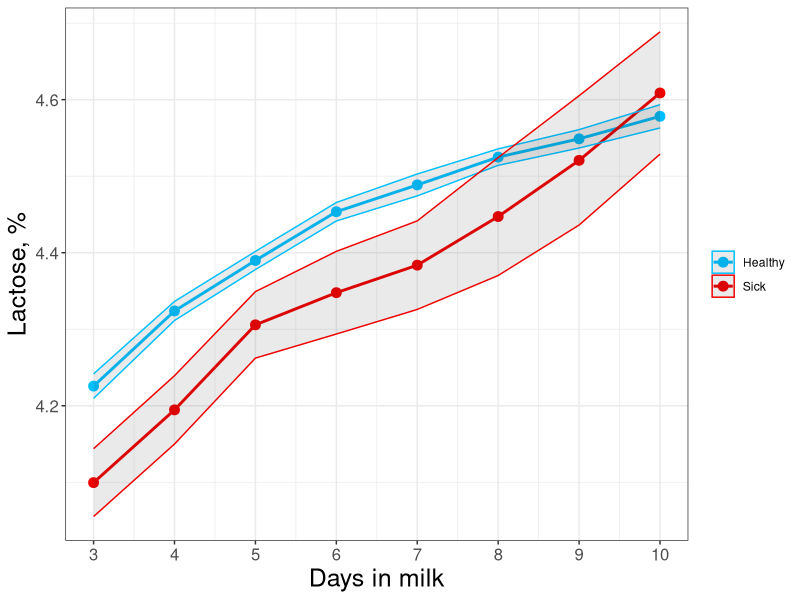
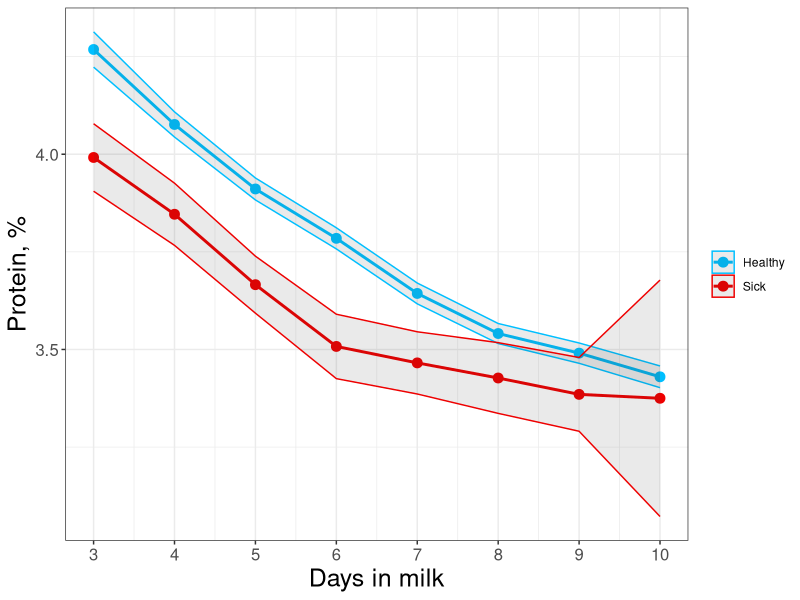
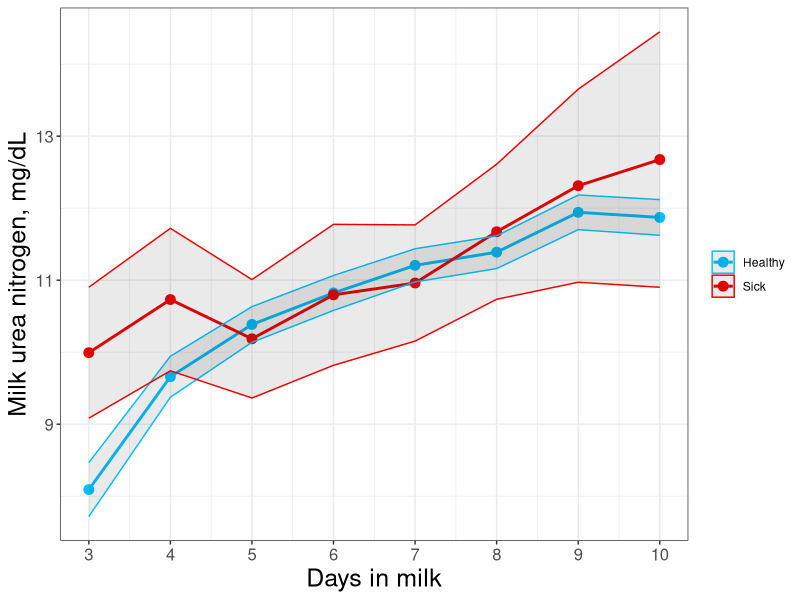
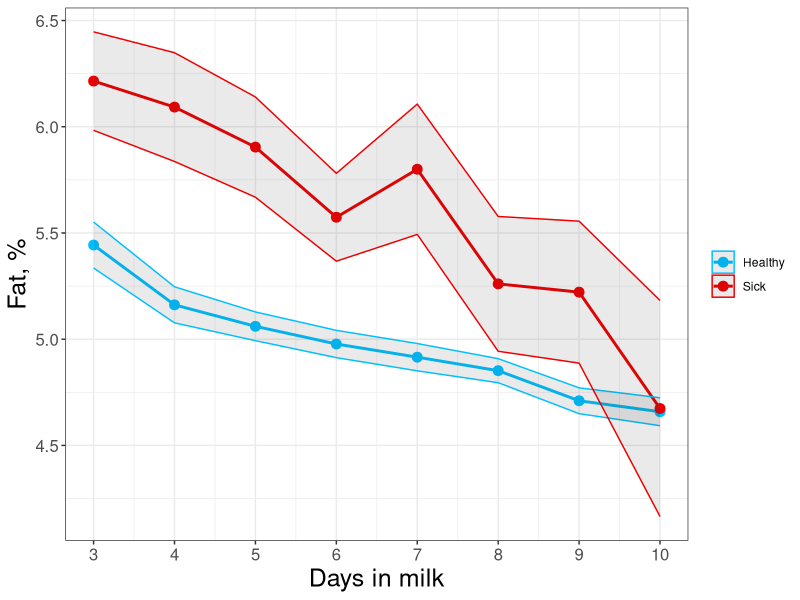
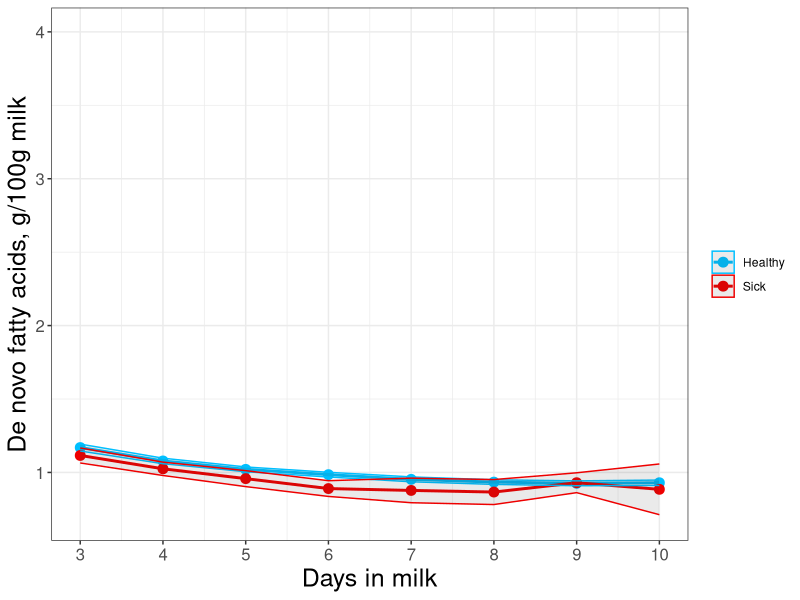
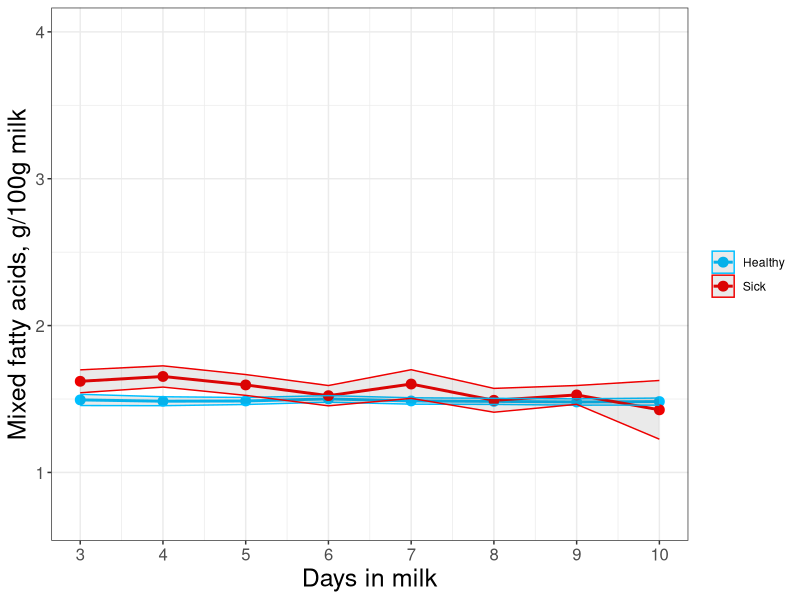
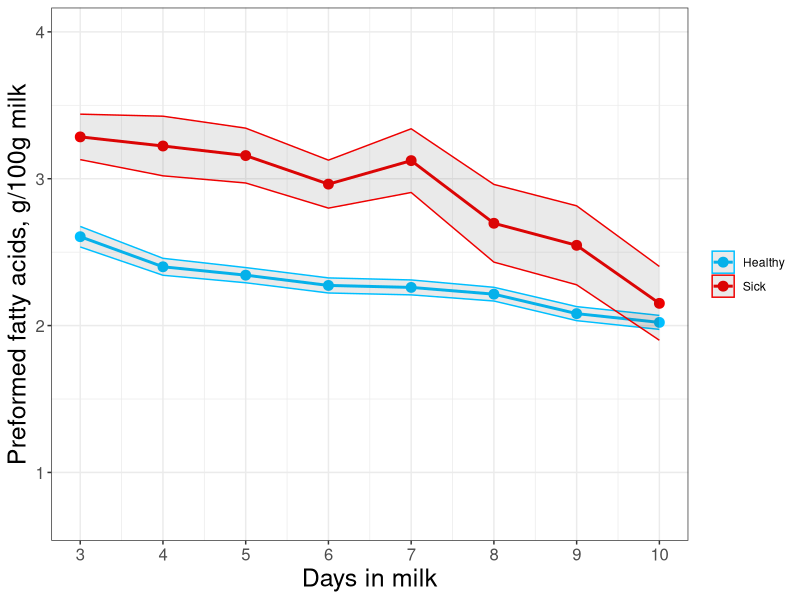
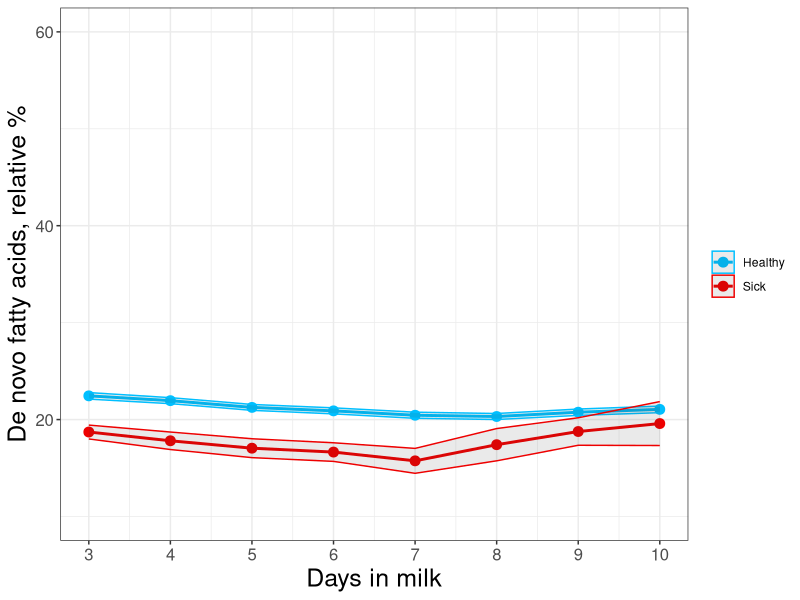

These charts were generated, in order, by the following R code:
## ---- chunk 1
knitr::opts_chunk$set(echo = TRUE)
## ---- chunk 2

library(tidyr)
library(dplyr)
library(ggplot2)
library(readr)

df <- read_csv("FINAL dataset.csv")


# Here, I filter the dataset to only include the relevant variables (cow ID, potential predictors, health events) and restrict the dataset to the timepoints 3-10 DIM. I also remove 7 jersey cows from the dataset.
df = df %>% 
  select(cow_id, dim, milkweightlbs, parity, dim_met, dim_da, dim_ket, dim_cull, dim_mast, lactose, protein, mun, fatb70a30, denovofa, mixedfa, preformedfa, dnrel, mixrel, pfrel, c160,
         c180, c181c9, acetone, nefaPREDICTED, bhbPREDICTED) %>% 
  filter(dim<=10 & dim>=3) %>% 
  filter(cow_id != 30351 & cow_id != 38267 & cow_id != 38469 & cow_id != 38836 & 
           cow_id != 60614 & cow_id != 60619 & cow_id != 60630)

# This creates binary variables for health outcomes. We only want to consider illness within the first 14 days because that is when most cows leave the pen of concern. A cow is therefore considered "sick" if it has metritis, ketosis, or DA.
df$metritis = 0; df$metritis[!is.na(df$dim_met) & df$dim_met <= 14] = 1
df$DA = 0; df$DA[!is.na(df$dim_da) & df$dim_da <= 14] = 1
df$ketosis = 0; df$ketosis[!is.na(df$dim_ket) & df$dim_ket <= 14] = 1
df$cull = 0; df$cull[!is.na(df$dim_cull)] = 1
df$mastitis = 0; df$mastitis[!is.na(df$dim_mast)] = 1
df$sick= 0; df$sick[df$metritis + df$DA + df$ketosis != 0] = 1
df$multiparous = 0; df$multiparous[df$parity>1] = 1
df$multiparous = as.factor(df$multiparous)


### Removes milk collections from dataset after they get sick (from ketosis, DA, metritis, or mastitis). We suspect that the milk composition will be disrupted, and we only are interested in predicting health outcomes from samples taken before they are diagnosed as sick. Mastitis is not a health outcome of concern for this study, but we highly suspect it will significantly impact milk composition.
df = df %>% 
  filter( (dim<=dim_ket | is.na(dim_ket)) &
            (dim<=dim_da | is.na(dim_da)) &
            (dim<=dim_met | is.na(dim_met)) &
            (dim<=dim_mast | is.na(dim_mast)) )


#
#
#
#

### End of initial data modification

## ---- chunk 3

df$sick = as.factor(df$sick)
levels(df$sick) = c("Healthy", "Sick")

# Lactose
dta = df %>% 
  group_by(dim, sick) %>% 
  summarise(se = sd(lactose) / sqrt(n()), lactose = mean(lactose))

ggplot(data = dta, aes(x = dim, y = lactose, color = sick, group = sick)) +
  geom_line(size = 1) +
  geom_point(size = 3) +
  geom_ribbon(aes(ymin = dta$lactose - 1.96*dta$se, ymax = dta$lactose + 1.96*dta$se), alpha = 0.1) +
  xlab("Days in milk") + ylab("Lactose, %") + labs(color=NULL) +
  scale_x_continuous(breaks = 3:10) +
  scale_color_manual(values=c("deepskyblue", "red2")) +
  theme_bw() +
  theme(axis.text = element_text(size = 12), 
        axis.title = element_text(size=18))

## ---- chunk 4


# Protein
dta = df %>% 
  group_by(dim, sick) %>% 
  summarise(se = sd(protein) / sqrt(n()), protein = mean(protein))

ggplot(data = dta, aes(x = dim, y = protein, color = sick, group = sick)) +
  geom_line(size = 1) +
  geom_point(size = 3) +
  geom_ribbon(aes(ymin = dta$protein - 1.96*dta$se, ymax = dta$protein + 1.96*dta$se), alpha = 0.1) +
  xlab("Days in milk") + ylab("Protein, %") + labs(color=NULL) +
  scale_x_continuous(breaks = 3:10) +
  scale_color_manual(values=c("deepskyblue", "red2")) +
  theme_bw() +
  theme(axis.text = element_text(size = 12), 
        axis.title = element_text(size=18))

## ---- chunk 5


# MUN
dta = df %>% 
  group_by(dim, sick) %>% 
  summarise(se = sd(mun) / sqrt(n()), mun = mean(mun))

ggplot(data = dta, aes(x = dim, y = mun, color = sick, group = sick)) +
  geom_line(size = 1) +
  geom_point(size = 3) +
  geom_ribbon(aes(ymin = dta$mun - 1.96*dta$se, ymax = dta$mun + 1.96*dta$se), alpha = 0.1) +
  xlab("Days in milk") + ylab("Milk urea nitrogen, mg/dL") + labs(color=NULL) +
  scale_x_continuous(breaks = 3:10) +
  scale_color_manual(values=c("deepskyblue", "red2")) +
  theme_bw() +
  theme(axis.text = element_text(size = 12), 
        axis.title = element_text(size=18))

## ---- chunk 6

# Fat
dta = df %>% 
  group_by(dim, sick) %>% 
  summarise(se = sd(fatb70a30) / sqrt(n()), fatb70a30 = mean(fatb70a30))

ggplot(data = dta, aes(x = dim, y = fatb70a30, color = sick, group = sick)) +
  geom_line(size = 1) +
  geom_point(size = 3) +
  geom_ribbon(aes(ymin = dta$fatb70a30 - 1.96*dta$se, ymax = dta$fatb70a30 + 1.96*dta$se), alpha = 0.1) +
  xlab("Days in milk") + ylab("Fat, %") + labs(color=NULL) +
  scale_x_continuous(breaks = 3:10) +
  scale_color_manual(values=c("deepskyblue", "red2")) +
  theme_bw() +
  theme(axis.text = element_text(size = 12), 
        axis.title = element_text(size=18))

## ---- chunk 7


# De Novo FA (0.7 to 3.5)
dta = df %>% 
  group_by(dim, sick) %>% 
  summarise(se = sd(denovofa) / sqrt(n()), denovofa = mean(denovofa))

ggplot(data = dta, aes(x = dim, y = denovofa, color = sick, group = sick)) +
  geom_line(size = 1) +
  geom_point(size = 3) +
  geom_ribbon(aes(ymin = dta$denovofa - 1.96*dta$se, ymax = dta$denovofa + 1.96*dta$se), alpha = 0.1) +
  xlab("Days in milk") + ylab("De novo fatty acids, g/100g milk") + labs(color=NULL) + ylim(0.7,4) +
  scale_x_continuous(breaks = 3:10) +
  scale_color_manual(values=c("deepskyblue", "red2")) +
  theme_bw() +
  theme(axis.text = element_text(size = 12), 
        axis.title = element_text(size=18))

## ---- chunk 8


# Mixed FA
dta = df %>% 
  group_by(dim, sick) %>% 
  summarise(se = sd(mixedfa) / sqrt(n()), mixedfa = mean(mixedfa))

ggplot(data = dta, aes(x = dim, y = mixedfa, color = sick, group = sick)) +
  geom_line(size = 1) +
  geom_point(size = 3) +
  geom_ribbon(aes(ymin = dta$mixedfa - 1.96*dta$se, ymax = dta$mixedfa + 1.96*dta$se), alpha = 0.1) +
  xlab("Days in milk") + ylab("Mixed fatty acids, g/100g milk") + labs(color=NULL) + ylim(0.7,4) +
  scale_x_continuous(breaks = 3:10) +
  scale_color_manual(values=c("deepskyblue", "red2")) +
  theme_bw() +
  theme(axis.text = element_text(size = 12), 
        axis.title = element_text(size=18))

## ---- chunk 9

# Preformed FA
dta = df %>% 
  group_by(dim, sick) %>% 
  summarise(se = sd(preformedfa) / sqrt(n()), preformedfa = mean(preformedfa))

ggplot(data = dta, aes(x = dim, y = preformedfa, color = sick, group = sick)) +
  geom_line(size = 1) +
  geom_point(size = 3) +
  geom_ribbon(aes(ymin = dta$preformedfa - 1.96*dta$se, ymax = dta$preformedfa + 1.96*dta$se), alpha = 0.1) +
  xlab("Days in milk") + ylab("Preformed fatty acids, g/100g milk") + labs(color=NULL) + ylim(0.7,4) +
  scale_x_continuous(breaks = 3:10) +
  scale_color_manual(values=c("deepskyblue", "red2")) +
  theme_bw() +
  theme(axis.text = element_text(size = 12), 
        axis.title = element_text(size=18))

## ---- chunk 10


# Relative % of De Novo FA
dta = df %>% 
  group_by(dim, sick) %>% 
  summarise(se = sd(dnrel) / sqrt(n()), dnrel = mean(dnrel))

ggplot(data = dta, aes(x = dim, y = dnrel, color = sick, group = sick)) +
  geom_line(size = 1) +
  geom_point(size = 3) +
  geom_ribbon(aes(ymin = dta$dnrel - 1.96*dta$se, ymax = dta$dnrel + 1.96*dta$se), alpha = 0.1) +
  xlab("Days in milk") + ylab("De novo fatty acids, relative %") + labs(color=NULL) + ylim(10,60) +
  scale_x_continuous(breaks = 3:10) +
  scale_color_manual(values=c("deepskyblue", "red2")) +
  theme_bw() +
  theme(axis.text = element_text(size = 12), 
        axis.title = element_text(size=18))

## ---- chunk 11


# Relative % of Mixed FA
dta = df %>% 
  group_by(dim, sick) %>% 
  summarise(se = sd(mixrel) / sqrt(n()), mixrel = mean(mixrel))

ggplot(data = dta, aes(x = dim, y = mixrel, color = sick, group = sick)) +
  geom_line(size = 1) +
  geom_point(size = 3) +
  geom_ribbon(aes(ymin = dta$mixrel - 1.96*dta$se, ymax = dta$mixrel + 1.96*dta$se), alpha = 0.1) +
  xlab("Days in milk") + ylab("Mixed fatty acids, relative %") + labs(color=NULL) + ylim(10,60) + 
  scale_x_continuous(breaks = 3:10) +
  scale_color_manual(values=c("deepskyblue", "red2")) +
  theme_bw() +
  theme(axis.text = element_text(size = 12), 
        axis.title = element_text(size=18))

## ---- chunk 12


# Relative % of Preformed FA
dta = df %>% 
  group_by(dim, sick) %>% 
  summarise(se = sd(pfrel) / sqrt(n()), pfrel = mean(pfrel))

ggplot(data = dta, aes(x = dim, y = pfrel, color = sick, group = sick)) +
  geom_line(size = 1) +
  geom_point(size = 3) +
  geom_ribbon(aes(ymin = dta$pfrel - 1.96*dta$se, ymax = dta$pfrel + 1.96*dta$se), alpha = 0.1) +
  xlab("Days in milk") + ylab("Preformed fatty acids, relative %") + labs(color=NULL) + ylim(10,60) + 
  scale_x_continuous(breaks = 3:10) +
  scale_color_manual(values=c("deepskyblue", "red2")) +
  theme_bw() +
  theme(axis.text = element_text(size = 12), 
        axis.title = element_text(size=18))

## ---- chunk 13


# c160 (0.6 - 1.7)
dta = df %>% 
  group_by(dim, sick) %>% 
  summarise(se = sd(c160) / sqrt(n()), c160 = mean(c160))

ggplot(data = dta, aes(x = dim, y = c160, color = sick, group = sick)) +
  geom_line(size = 1) +
  geom_point(size = 3) +
  geom_ribbon(aes(ymin = dta$c160 - 1.96*dta$se, ymax = dta$c160 + 1.96*dta$se), alpha = 0.1) +
  xlab("Days in milk") + ylab("C16:0, g/100g milk") + labs(color=NULL) + ylim(0.5,2) +
  scale_x_continuous(breaks = 3:10) +
  scale_color_manual(values=c("deepskyblue", "red2")) +
  theme_bw() +
  theme(axis.text = element_text(size = 12), 
        axis.title = element_text(size=18))

## ---- chunk 14


# c180
dta = df %>% 
  group_by(dim, sick) %>% 
  summarise(se = sd(c180) / sqrt(n()), c180 = mean(c180))

ggplot(data = dta, aes(x = dim, y = c180, color = sick, group = sick)) +
  geom_line(size = 1) +
  geom_point(size = 3) +
  geom_ribbon(aes(ymin = dta$c180 - 1.96*dta$se, ymax = dta$c180 + 1.96*dta$se), alpha = 0.1) +
  xlab("Days in milk") + ylab("C18:0, g/100g milk") + labs(color=NULL) + ylim(0.5,2) +
  scale_x_continuous(breaks = 3:10) +
  scale_color_manual(values=c("deepskyblue", "red2")) +
  theme_bw() +
  theme(axis.text = element_text(size = 12), 
        axis.title = element_text(size=18))

## ---- chunk 15


# c181c9
dta = df %>% 
  group_by(dim, sick) %>% 
  summarise(se = sd(c181c9) / sqrt(n()), c181c9 = mean(c181c9))

ggplot(data = dta, aes(x = dim, y = c181c9, color = sick, group = sick)) +
  geom_line(size = 1) +
  geom_point(size = 3) +
  geom_ribbon(aes(ymin = dta$c181c9 - 1.96*dta$se, ymax = dta$c181c9 + 1.96*dta$se), alpha = 0.1) +
  xlab("Days in milk") + ylab("C18:1 cis-9, g/100g milk") + labs(color=NULL) + ylim(0.5,2) + 
  scale_x_continuous(breaks = 3:10) +
  scale_color_manual(values=c("deepskyblue", "red2")) +
  theme_bw() +
  theme(axis.text = element_text(size = 12), 
        axis.title = element_text(size=18))

## ---- chunk 16


# Acetone
dta = df %>% 
  group_by(dim, sick) %>% 
  summarise(se = sd(acetone) / sqrt(n()), acetone = mean(acetone))

ggplot(data = dta, aes(x = dim, y = acetone, color = sick, group = sick)) +
  geom_line(size = 1) +
  geom_point(size = 3) +
  geom_ribbon(aes(ymin = dta$acetone - 1.96*dta$se, ymax = dta$acetone + 1.96*dta$se), alpha = 0.1) +
  xlab("Days in milk") + ylab("Acetone, mmol/L") + labs(color=NULL) +
  scale_x_continuous(breaks = 3:10) +
  scale_color_manual(values=c("deepskyblue", "red2")) +
  theme_bw() +
  theme(axis.text = element_text(size = 12), 
        axis.title = element_text(size=18))

## ---- chunk 17


# nefaPREDICTED
df.scaled.nefa = df %>% 
  mutate(nefaPREDICTED = nefaPREDICTED/1000)

dta = df.scaled.nefa %>% 
  group_by(dim, sick) %>% 
  summarise(se = sd(nefaPREDICTED) / sqrt(n()), nefaPREDICTED = mean(nefaPREDICTED))

ggplot(data = dta, aes(x = dim, y = nefaPREDICTED, color = sick, group = sick)) +
  geom_line(size = 1) +
  geom_point(size = 3) +
  geom_ribbon(aes(ymin = dta$nefaPREDICTED - 1.96*dta$se, ymax = dta$nefaPREDICTED + 1.96*dta$se), alpha = 0.1) +
  xlab("Days in milk") + ylab("Predicted blood NEFA, mmol/L") + labs(color=NULL) +
  scale_x_continuous(breaks = 3:10) +
  scale_color_manual(values=c("deepskyblue", "red2")) +
  theme_bw() +
  theme(axis.text = element_text(size = 12), 
        axis.title = element_text(size=18))

## ---- chunk 18


#bhbPREDICTED


dta = df %>% 
  group_by(dim, sick) %>% 
  summarise(se = sd(bhbPREDICTED) / sqrt(n()), bhbPREDICTED = mean(bhbPREDICTED))

ggplot(data = dta, aes(x = dim, y = bhbPREDICTED, color = sick, group = sick)) +
  geom_line(size = 1) +
  geom_point(size = 3) +
  geom_ribbon(aes(ymin = dta$bhbPREDICTED - 1.96*dta$se, ymax = dta$bhbPREDICTED + 1.96*dta$se), alpha = 0.1) +
  xlab("Days in milk") + ylab("BHB, mmol/L") + labs(color=NULL) +
  scale_x_continuous(breaks = 3:10) +
  scale_color_manual(values=c("deepskyblue", "red2")) +
  theme_bw() +
  theme(axis.text = element_text(size = 12), 
        axis.title = element_text(size=18))


